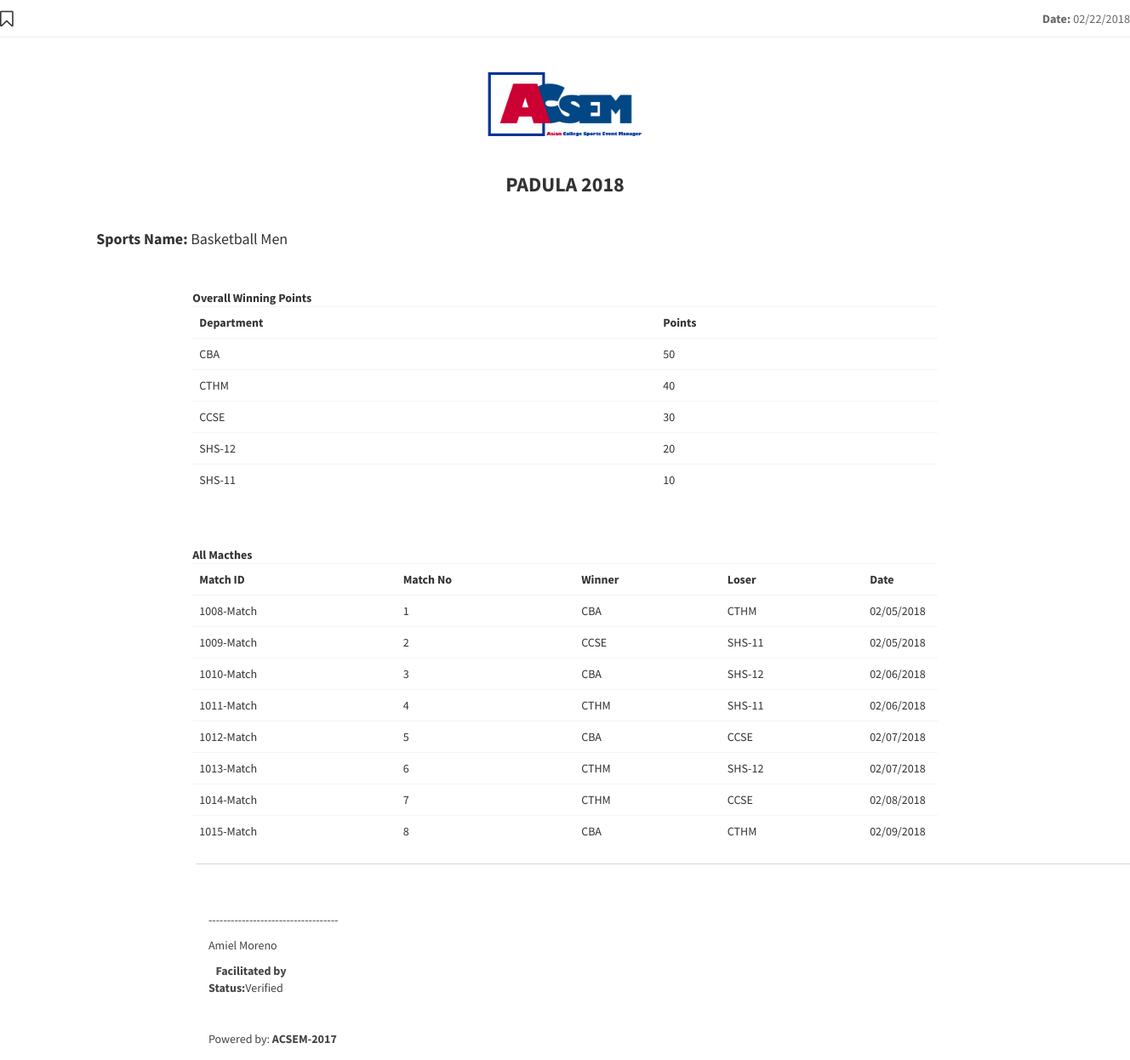
Screenshot of /ACSEM/pages/forms/Freport.php?id=1000-Event&id2=1000-Sports (signed in) with the database file from the repository.
### tables this page shows
CREATE TABLE `tbl_event` (
  `EventID` varchar(15) NOT NULL,
  `EventName` text NOT NULL,
  `EventDescription` text NOT NULL,
  `EventStart` text NOT NULL,
  `EventEnd` text NOT NULL,
  `Eventphoto` text NOT NULL
);

CREATE TABLE `tbl_sports` (
  `SportsID` varchar(15) NOT NULL,
  `SportsName` text NOT NULL,
  `SportsRules` text NOT NULL,
  `SportsCategory` text NOT NULL,
  `SportsType` text NOT NULL
);

CREATE TABLE `tbl_sportpoints` (
  `EventID` varchar(15) NOT NULL,
  `SportsID` varchar(15) NOT NULL,
  `Depcode` varchar(15) NOT NULL,
  `Points` int(15) NOT NULL
);

CREATE TABLE `tbl_schedule` (
  `MatchID` varchar(15) NOT NULL,
  `EventID` varchar(15) NOT NULL,
  `SportsID` varchar(15) NOT NULL,
  `Venue` varchar(30) NOT NULL,
  `Dates` varchar(15) NOT NULL,
  `StartTime` varchar(15) NOT NULL,
  `EndTime` varchar(15) NOT NULL,
  `TeamA` varchar(50) NOT NULL,
  `TeamB` varchar(50) NOT NULL,
  `MatchNo` int(20) NOT NULL,
  `Winner` varchar(20) NOT NULL,
  `Losser` varchar(20) NOT NULL,
  `Status` varchar(20) NOT NULL
);

CREATE TABLE `tbl_sportreport` (
  `EventID` varchar(15) NOT NULL,
  `SportsID` varchar(15) NOT NULL,
  `FCname` varchar(50) NOT NULL,
  `Fstatus` varchar(15) NOT NULL
);

### ACSEM/pages/forms/Freport.php (the view, shortened to what this page needs)
<?php
include("../../conn/connection.php");
    $today = date("m/d/Y");
    $eventid = $_GET['id'];
    $sportsid = $_GET['id2'];
    $faciname = "";
    $status = "";
    $query = "SELECT * FROM tbl_event WHERE EventID = '$eventid' ";
    $result = mysqli_query($link, $query);
    while($row = mysqli_fetch_assoc($result)){
          $eventname = $row['EventName'];
    }
    $query = "SELECT * FROM tbl_sports WHERE SportsID = '$sportsid' ";
    $result = mysqli_query($link, $query);
    while($row = mysqli_fetch_assoc($result)){
          $sportsname = $row['SportsName'];
    }
    $query = "SELECT * FROM tbl_sportreport WHERE EventID = '$eventid' AND SportsID = '$sportsid' ";
    $result = mysqli_query($link, $query);
    while($row = mysqli_fetch_assoc($result)){
          $faciname = $row['FCname'];
          $status = $row['Fstatus'];
    }
    $query = "SELECT * FROM tbl_sportpoints WHERE EventID = '$eventid' AND SportsID = '$sportsid' ORDER BY Points DESC";
    $result = mysqli_query($link, $query);
    $query = "SELECT * FROM tbl_schedule WHERE EventID = '$eventid' AND SportsID = '$sportsid' AND Status = 'Done' ORDER BY MatchNo ASC";
    $result1 = mysqli_query($link, $query);
?>
<!DOCTYPE html>
<html>
<head>
  <link rel="stylesheet" href="../../bootstrap/css/bootstrap.min.css">
  <link rel="stylesheet" href="https://cdnjs.cloudflare.com/ajax/libs/font-awesome/4.5.0/css/font-awesome.min.css">
  <link rel="stylesheet" href="https://cdnjs.cloudflare.com/ajax/libs/ionicons/2.0.1/css/ionicons.min.css">
  <link rel="stylesheet" href="../../dist/css/AdminLTE.min.css">
</head>
<body onload="window.print();">
    <div class="row">
      <div class="col-xs-12">
        <h2 class="page-header">
          <i class="fa  fa-bookmark-o"></i>
          <small class="pull-right"><b>Date:</b> <?php echo $today?></small>
        </h2>
      </div>
    </div>
    <div class="row ">
        <div class="col-md-12 " align="center">
              <img src="upload/covers/ACSEM.png" style="hieght:20px;width:200px;">
              <h3><b><?php echo $eventname?></b></h3>
        </div>
    </div>
    <div class="row">
      <div class="col-md-12 col-md-push-1">
      <h4><b>Sports Name:</b> <?php echo $sportsname;?></h4>
      </div>
    </div>
    <div class="row">
      <div class="col-md-8 col-md-push-2 table-responsive">
      <b>Overall Winning Points</b>
      <table class="table" >
          <tr>
          <th>Department</th>
          <th>Points</th>
          </tr>
          <?php
          while($row = mysqli_fetch_assoc($result)){
                echo "<tr>";
                echo "<td>" . $row['Depcode'] . "</td>";
                echo "<td>" . $row['Points'] . "</td>";
          }
          ?>
      </table>
      </div>
    </div>
    <div class="row">
      <div class="col-md-8 col-md-push-2">
      <b>All Macthes</b>
      <table class="table" >
          <tr>
          <th>Match ID</th>
          <th>Match No</th>
          <th>Winner</th>
          <th>Loser</th>
          <th width="10%">Date</th>
          </tr>
          <?php
          while($row = mysqli_fetch_assoc($result1)){
                echo "<tr>";
                echo "<td>" . $row['MatchID'] . "</td>";
                echo "<td>" . $row['MatchNo'] . "</td>";
                echo "<td>" . $row['Winner'] . "</td>";
                echo "<td>" . $row['Losser'] . "</td>";
                echo "<td>" . $row['Dates'] . "</td>";
          }
          ?>
      </table>
      </div>
    </div>
     <footer class="main-footer">
            <p>-----------------------------------</p>
            <p><?php echo $faciname; ?></p>
            <b>&nbsp&nbsp&nbspFacilitated by</b>
            <b>Status:</b><?php echo $status; ?>
            Powered by: <b>ACSEM-2017</b>
     </footer>
</body>
</html>

### rows the page displays
tbl_event: EventName "PADULA 2018"
tbl_sports: SportsName "Basketball Men"
tbl_sportpoints: Depcode "CBA", Points "50"
tbl_sportpoints: Depcode "CTHM", Points "40"
tbl_sportpoints: Depcode "CCSE", Points "30"
tbl_sportpoints: Depcode "SHS-12", Points "20"
tbl_sportpoints: Depcode "SHS-11", Points "10"
tbl_schedule: MatchID "1008-Match", MatchNo "1", Winner "CBA", Losser "CTHM", Dates "02/05/2018"
tbl_schedule: MatchID "1009-Match", MatchNo "2", Winner "CCSE", Losser "SHS-11", Dates "02/05/2018"
tbl_schedule: MatchID "1010-Match", MatchNo "3", Winner "CBA", Losser "SHS-12", Dates "02/06/2018"
tbl_schedule: MatchID "1011-Match", MatchNo "4", Winner "CTHM", Losser "SHS-11", Dates "02/06/2018"
tbl_schedule: MatchID "1012-Match", MatchNo "5", Winner "CBA", Losser "CCSE", Dates "02/07/2018"
tbl_schedule: MatchID "1013-Match", MatchNo "6", Winner "CTHM", Losser "SHS-12", Dates "02/07/2018"
tbl_schedule: MatchID "1014-Match", MatchNo "7", Winner "CTHM", Losser "CCSE", Dates "02/08/2018"
tbl_schedule: MatchID "1015-Match", MatchNo "8", Winner "CBA", Losser "CTHM", Dates "02/09/2018"
tbl_sportreport: FCname "Amiel Moreno", Fstatus "Verified"
